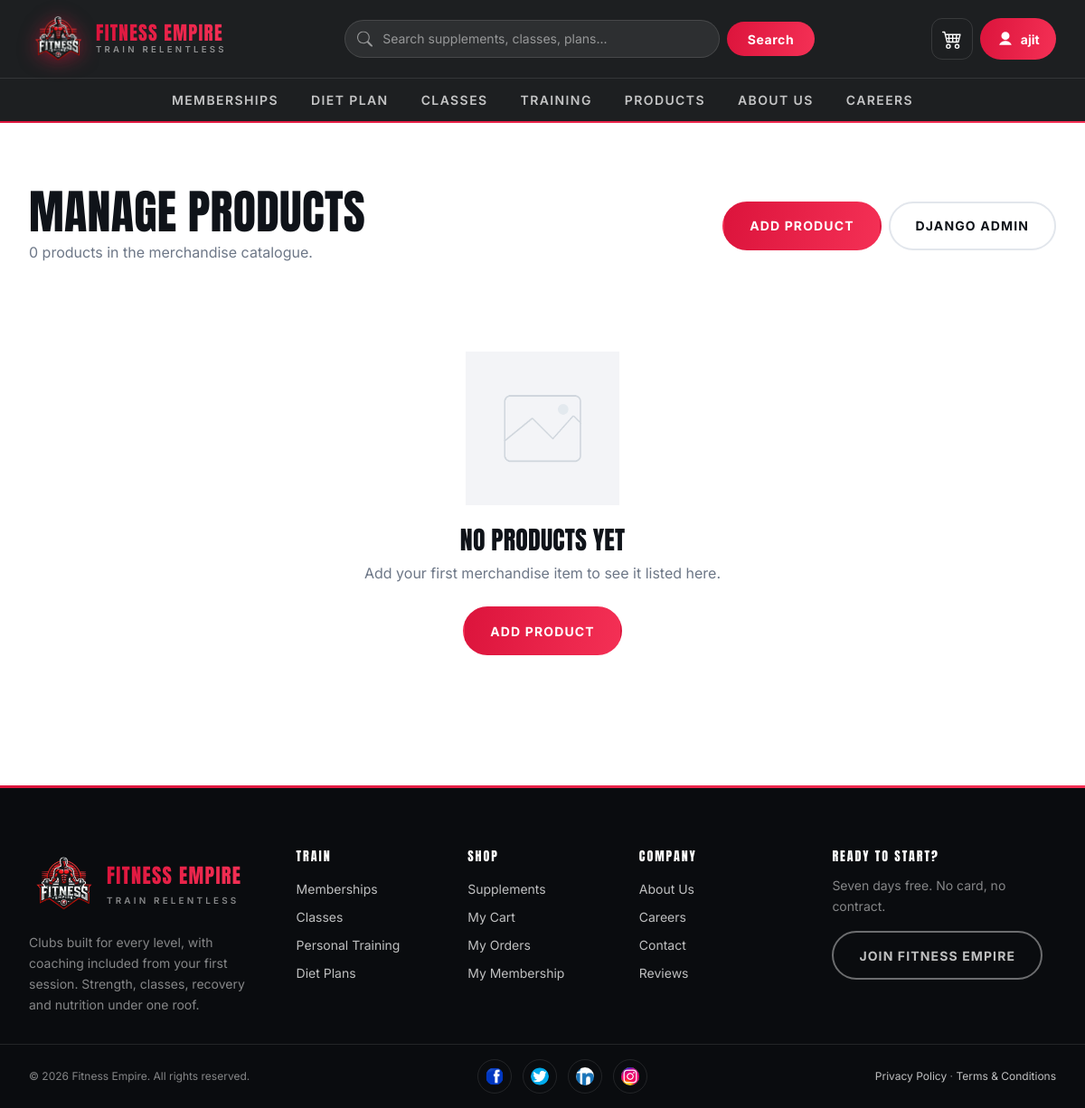
Page /showdetails/ (signed in) on the earlier database version.
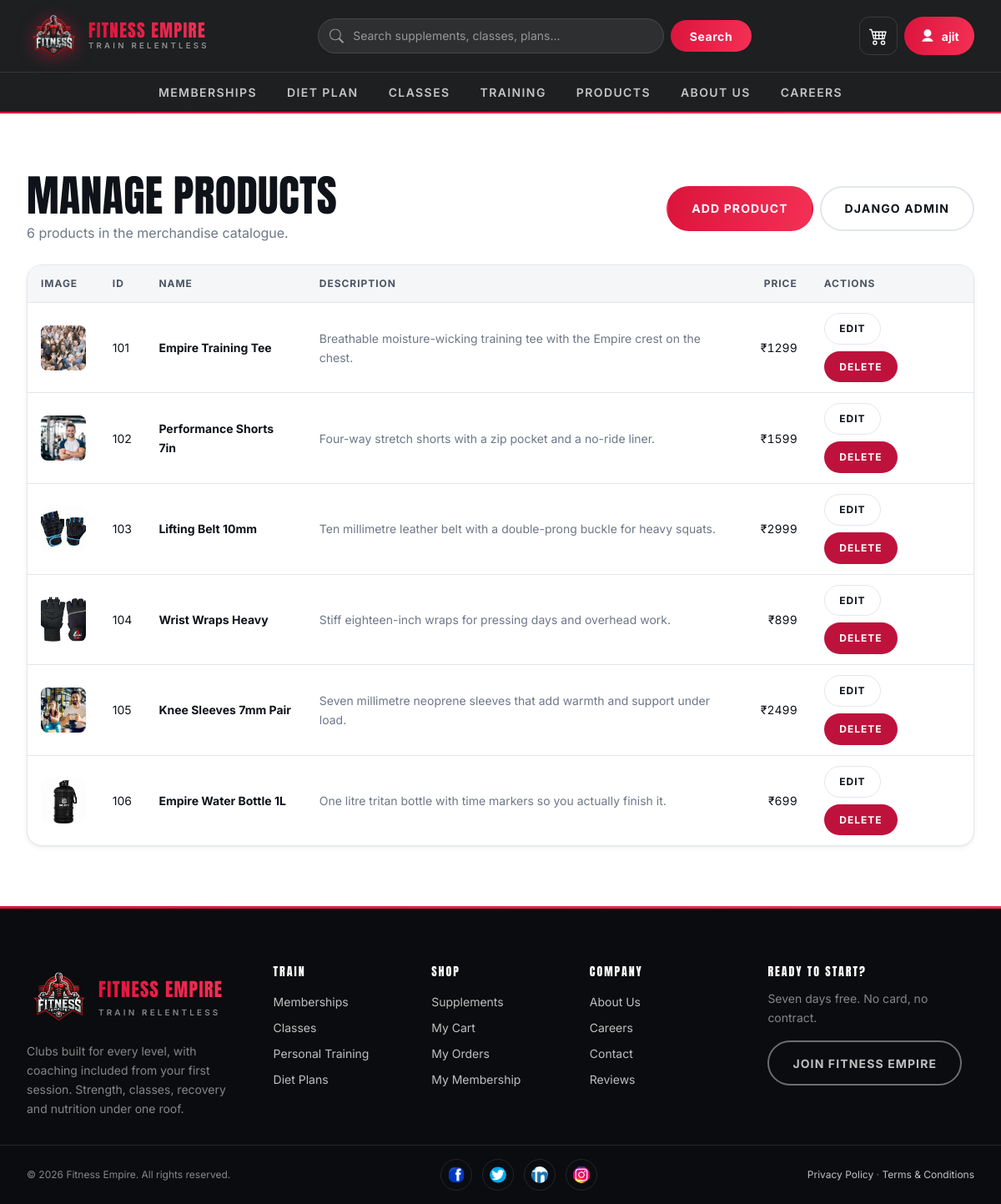
Same page on the later database version.
### FitnessGYM/models.py (models this page shows, shortened)
class Product(models.Model):
    productId = models.IntegerField(unique=True)
    productName = models.CharField(max_length=255)
    productPrice = models.DecimalField(max_digits=10, decimal_places=2)
    productDescription = models.TextField()
    productImage = models.ImageField(upload_to='product_images/',blank=True,null=True)  # To store images

### FitnessGYM/views.py (the view)
# urls.py: path('showdetails/', views.showdetails, name='showdetails'),
@login_required(login_url="login")
def showdetails(request):
    if not request.user.is_superuser:
        messages.error(request, "You do not have permission to manage products.")
        return redirect("home")
    return render(request, "dashboard.html", {"products": Product.objects.all()})

### FitnessGYM/context_processors.py (called while the page is built)
def cart_summary(request):
    user = getattr(request, "user", None)
    if not user or not user.is_authenticated:
        return {"cart_count": 0}
    total = cart.objects.filter(userid=user).aggregate(n=Sum("quantity"))["n"]
    return {"cart_count": total or 0}

### templates/dashboard.html (shortened to what this page needs)
{% extends "base.html" %}
{% load static %}
{% block page_id %}admin{% endblock %}
{% block 'main' %}
<section class="section">
    <div class="container">
        <div class="crud-toolbar">
            <div>
                <h1 style="margin-bottom:var(--sp-1);">Manage Products</h1>
                <p class="muted" style="margin:0;">
                    {{ products|length }} product{{ products|length|pluralize }} in the merchandise catalogue.
                </p>
            </div>
            <div class="btn-row">
                <a href="{% url 'crud_operations' %}" class="btn">Add Product</a>
                <a href="/admin/" class="btn btn--ghost">Django Admin</a>
            </div>
        </div>
        {% if products %}
        <div class="table-wrap">
            <table class="table">
                <thead>
                    <tr>
                        <th>Image</th>
                        <th>ID</th>
                        <th>Name</th>
                        <th>Description</th>
                        <th class="num">Price</th>
                        <th>Actions</th>
                    </tr>
                </thead>
                <tbody>
                    {% for product in products %}
                    <tr>
                        <td>
                            {% if product.productImage %}
                                <img src="{{ product.productImage.url }}" alt="{{ product.productName }}"
                                     class="thumb" loading="lazy" width="56" height="56">
                            {% else %}
                                <img src="{% static 'images/default-product.png' %}" alt=""
                                     class="thumb" loading="lazy" width="56" height="56">
                            {% endif %}
                        </td>
                        <td>{{ product.productId }}</td>
                        <td><strong>{{ product.productName }}</strong></td>
                        <td class="muted">{{ product.productDescription|truncatewords:12 }}</td>
                        <td class="num">&#8377;{{ product.productPrice|floatformat:0 }}</td>
                        <td>
                            <div class="btn-row">
                                <a href="/edit/{{ product.id }}/" class="btn btn--ghost btn--sm">Edit</a>
                                <a href="/delete/{{ product.id }}/" class="btn btn--sm"
                                   style="--btn-bg: var(--danger);"
                                   data-confirm="Delete {{ product.productName }}? This cannot be undone.">Delete</a>
                            </div>
                        </td>
                    </tr>
                    {% endfor %}
                </tbody>
            </table>
        </div>
        {% else %}
        <div class="empty-state">
            <img src="{% static 'images/default-product.png' %}" alt="" width="180" height="180">
            <h3>No products yet</h3>
            <p>Add your first merchandise item to see it listed here.</p>
            <a href="{% url 'crud_operations' %}" class="btn">Add Product</a>
        </div>
        {% endif %}
    </div>
</section>
{% endblock 'main' %}

### templates/base.html (shortened to what this page needs)
{% load static %}<!DOCTYPE html>
<html lang="en" class="no-js">
<head>
    <link rel="stylesheet" href="{% static 'css/theme.css' %}">
</head>
<body class="page-{% block page_id %}default{% endblock %}">
    {% include "navbar.html" %}
    <main class="site-main" id="main">
        {% block 'main' %}{% endblock 'main' %}
    </main>
    {% include "footer.html" %}
</body>
</html>

### templates/navbar.html (shortened to what this page needs)
{% load static %}
<nav class="nav" data-nav aria-label="Main">
    <div class="nav__bar">
        <a href="{% url 'home' %}" class="nav__logo" aria-label="Fitness Empire home">
            <img src="{% static 'img/logo_fitness_empire-removebg-preview.webp' %}"
                 alt="" width="62" height="62">
            <span class="nav__wordmark">
                <b>Fitness Empire</b>
                <span>Train Relentless</span>
            </span>
        </a>
        <form method="GET" action="{% url 'searchdata' %}" class="nav__search" role="search">
            <div class="nav__search-field">
                <svg viewBox="0 0 16 16" aria-hidden="true" focusable="false">
                    <path d="M11.742 10.344a6.5 6.5 0 1 0-1.397 1.398h-.001q.44.58.98 1.12l3.85 3.85a1 1 0 0 0 1.415-1.414l-3.85-3.85a7 7 0 0 0-1.12-.98zM12 6.5a5.5 5.5 0 1 1-11 0 5.5 5.5 0 0 1 11 0"/>
                </svg>
                <input type="search" id="nav-search" name="query" value="{{ query|default:'' }}"
                       placeholder="Search supplements, classes, plans..." autocomplete="off">
            </div>
            <button type="submit">Search</button>
        </form>
        <div class="nav__actions">
            <a href="{% url 'viewcart' %}" class="nav__cart" aria-label="View cart">
            </a>
            <div class="account" data-account>
                <button type="button" class="account__toggle" aria-expanded="false" aria-haspopup="true">
                    <svg viewBox="0 0 16 16" aria-hidden="true" focusable="false">
                        <path d="M8 9a4 4 0 1 0 0-8 4 4 0 0 0 0 8zM2 14s1-4 6-4 6 4 6 4H2z"/>
                    </svg>
                    <span class="account__name">{% if user.is_authenticated %}{{ user.username }}{% else %}Sign in{% endif %}</span>
                </button>
            </div>
        </div>
    </div>
    <div class="nav__menu" id="nav-menu">
        <div class="nav__menu-inner">
            <a href="{% url 'membershipannual' %}">Memberships</a>
            <a href="{% url 'dietplan' %}">Diet Plan</a>
            <a href="{% url 'all_classes' %}">Classes</a>
            <a href="{% url 'training' %}">Training</a>
            <a href="{% url 'protien' %}">Products</a>
            <a href="{% url 'aboutus' %}">About us</a>
            <a href="{% url 'careers' %}">Careers</a>
        </div>
    </div>
</nav>

### templates/footer.html
{% load static %}
<footer class="footer">
    <div class="footer__top">
        <div class="footer__brand">
            <div class="footer__brand-lockup">
                <img src="{% static 'img/logo_fitness_empire-removebg-preview.webp' %}"
                     alt="" width="74" height="74" loading="lazy">
                <span>
                    <b>Fitness Empire</b>
                    <span>Train Relentless</span>
                </span>
            </div>
            <p>
                Clubs built for every level, with coaching included from your first session.
                Strength, classes, recovery and nutrition under one roof.
            </p>
        </div>
        <div class="footer__cols">
            <div>
                <h4>Train</h4>
                <ul>
                    <li><a href="{% url 'membershipannual' %}">Memberships</a></li>
                    <li><a href="{% url 'all_classes' %}">Classes</a></li>
                    <li><a href="{% url 'training' %}">Personal Training</a></li>
                    <li><a href="{% url 'dietplan' %}">Diet Plans</a></li>
                </ul>
            </div>
            <div>
                <h4>Shop</h4>
                <ul>
                    <li><a href="{% url 'protien' %}">Supplements</a></li>
                    <li><a href="{% url 'viewcart' %}">My Cart</a></li>
                    <li><a href="{% url 'myorders' %}">My Orders</a></li>
                    <li><a href="{% url 'profile' %}">My Membership</a></li>
                </ul>
            </div>
            <div>
                <h4>Company</h4>
                <ul>
                    <li><a href="{% url 'aboutus' %}">About Us</a></li>
                    <li><a href="{% url 'careers' %}">Careers</a></li>
                    <li><a href="{% url 'aboutus' %}">Contact</a></li>
                    <li><a href="{% url 'aboutus' %}">Reviews</a></li>
                </ul>
            </div>
        </div>
        <div class="footer__cta">
            <h4>Ready to start?</h4>
            <p>Seven days free. No card, no contract.</p>
            <a href="{% url 'membershipannual' %}" class="btn btn--outline-light">Join Fitness Empire</a>
        </div>
    </div>
    <div class="footer__bottom">
        <div class="footer__bottom-inner">
            <p>&copy; {% now "Y" %} Fitness Empire. All rights reserved.</p>
            <div class="footer__social">
                <a href="#" aria-label="Facebook"><img src="{% static 'img/facebook-logo.webp' %}" alt="" width="20" height="20" loading="lazy"></a>
                <a href="#" aria-label="Twitter"><img src="{% static 'img/twitter-symbol.webp' %}" alt="" width="20" height="20" loading="lazy"></a>
                <a href="#" aria-label="LinkedIn"><img src="{% static 'img/linkedin.webp' %}" alt="" width="20" height="20" loading="lazy"></a>
                <a href="#" aria-label="Instagram"><img src="{% static 'img/insta_logo.webp' %}" alt="" width="20" height="20" loading="lazy"></a>
            </div>
            <p><a href="#">Privacy Policy</a> &middot; <a href="#">Terms &amp; Conditions</a></p>
        </div>
    </div>
</footer>

Differences in the rows shown:
added Product: productImage (picture), productId "101", productName "Empire Training Tee", productDescription "Breathable moisture-wicking training tee with the Empire crest on the chest.", productPrice "1299"
added Product: productImage (picture), productId "102", productName "Performance Shorts 7in", productDescription "Four-way stretch shorts with a zip pocket and a no-ride liner.", productPrice "1599"
added Product: productImage (picture), productId "103", productName "Lifting Belt 10mm", productDescription "Ten millimetre leather belt with a double-prong buckle for heavy squats.", productPrice "2999"
added Product: productImage (picture), productId "104", productName "Wrist Wraps Heavy", productDescription "Stiff eighteen-inch wraps for pressing days and overhead work.", productPrice "899"
added Product: productImage (picture), productId "105", productName "Knee Sleeves 7mm Pair", productDescription "Seven millimetre neoprene sleeves that add warmth and support under load.", productPrice "2499"
added Product: productImage (picture), productId "106", productName "Empire Water Bottle 1L", productDescription "One litre tritan bottle with time markers so you actually finish it.", productPrice "699"
Other differences:
{{ products|length }}: "0" → "6"
text no longer shown: "NO PRODUCTS YET Add your first merchandise item to see it listed here. ADD PRODUCT"
text now shown: "IMAGE ID NAME DESCRIPTION PRICE ACTIONS"
